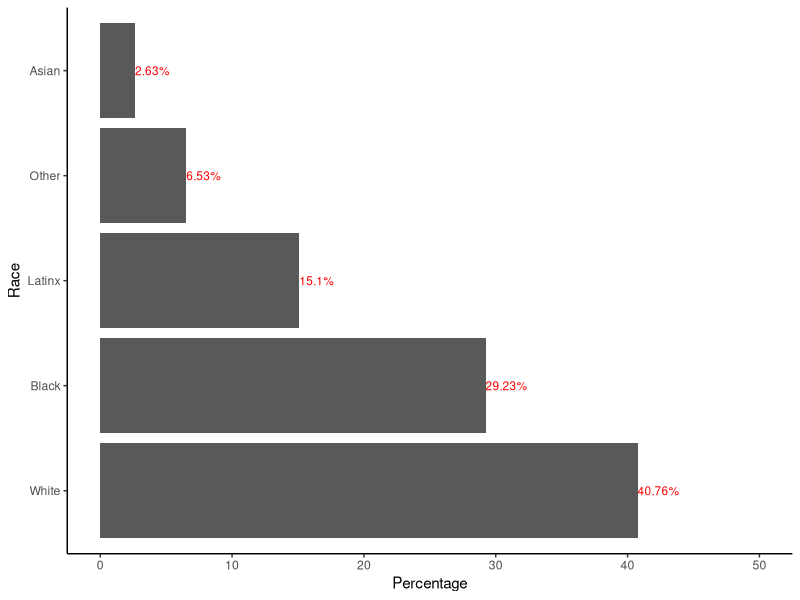
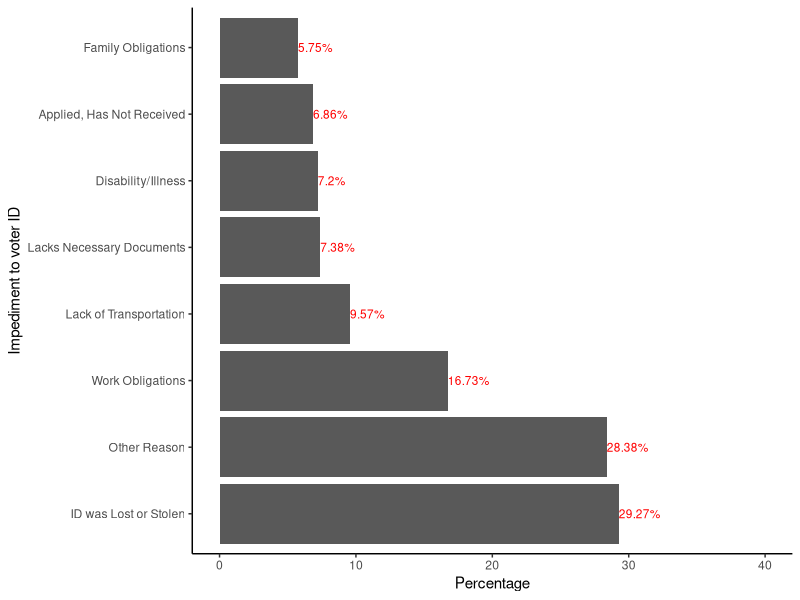
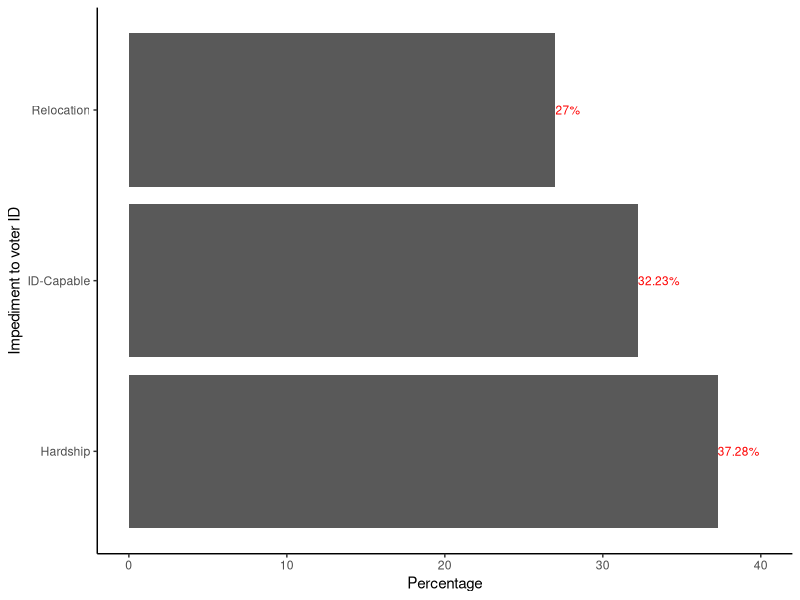
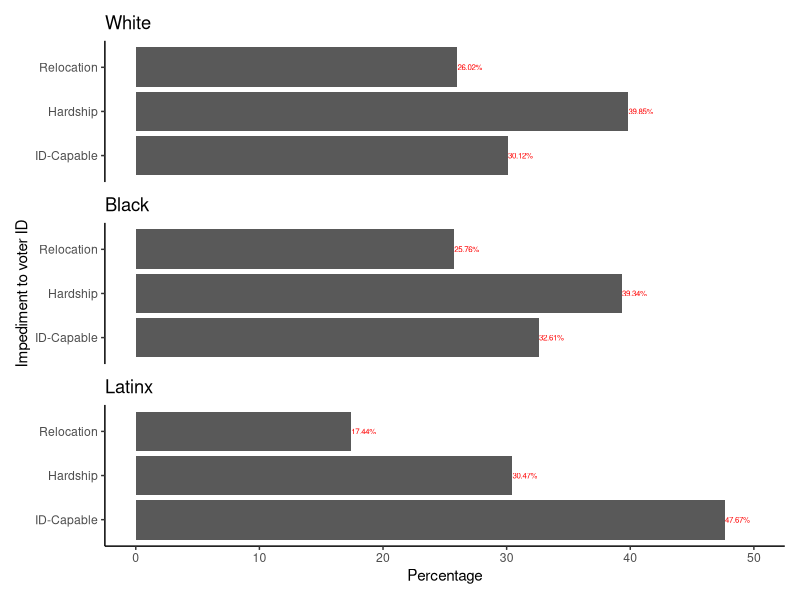
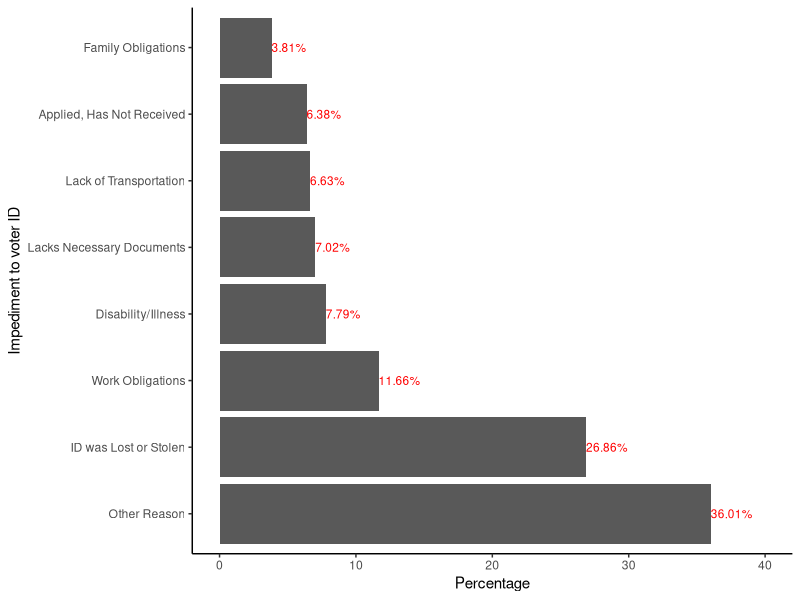
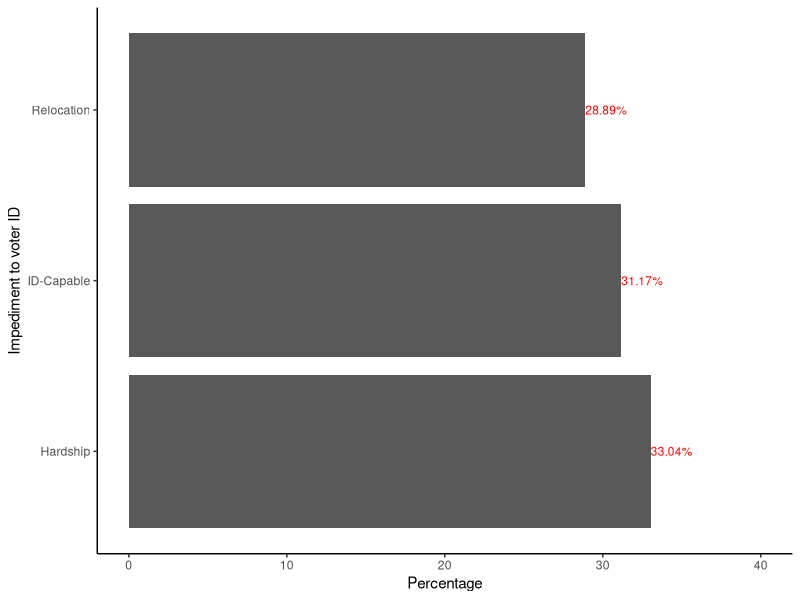
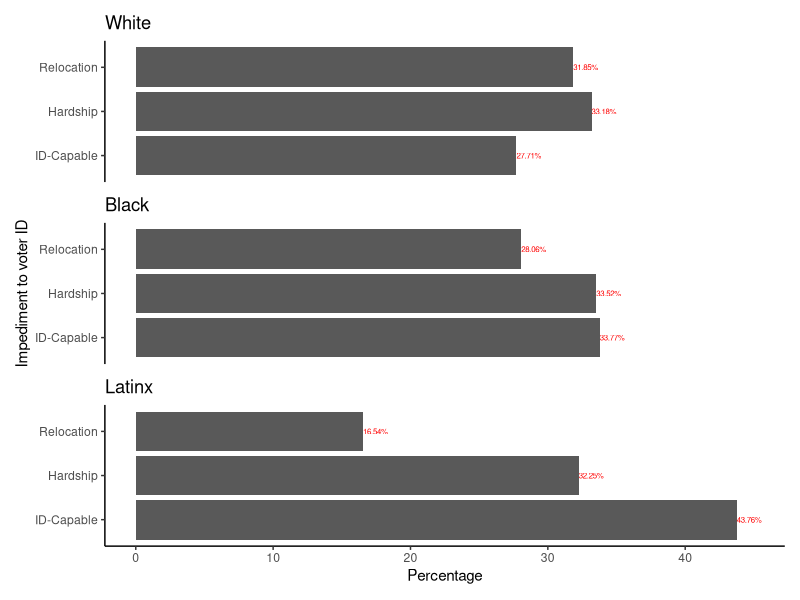

Recreate these plots in R, in order.
## ---- chunk 1
#| echo: false
#| warning: false
#| message: false

#### Preamble ####

# Purpose: Generating a report titled "Harris County, Texas residents faced several barriers to voter identification access during the 2016 United States election".
# Author: Benny Rochwerg
# Date: February 13, 2024
# Contact: 4321benny@gmail.com
# Pre-requisites: Install the tidyverse (Wickham et al. 2019), patchwork (Pedersen 2024), and here (Müller 2020) packages.
# Run the "01-download_data.R" and "02-data_cleaning.R" files.
## ---- chunk 2
#| echo: false
#| warning: false
#| message: false

#### Loading Packages ####

# install.packages("tidyverse")
# install.packages("patchwork")
# install.packages("here")
library(tidyverse)
library(patchwork)
library(here)
## ---- chunk 3
#| echo: false
#| warning: false
#| message: false

# Loading the cleaned data
reasons_data_cleaned <- read_csv(here::here("data/reproduction/reasons_data_cleaned.csv"))

# Loading the Harris County data
reasons_data_harris <- read_csv(here::here("data/reproduction/reasons_data_harris.csv"))
## ---- chunk 4
#| echo: false
#| warning: false
#| label: fig-races
#| fig-cap: "Races of Harris County, Texas RID-filers in 2016"

# Some of this code was adapted from Alexander (2023).

# Creating a table containing the races and percentages
fig_races_data <- tibble(
  race = c("White", "Black", "Latinx", "Asian", "Other"),
  percent = round((100 * c(mean(reasons_data_harris$white),
                           mean(reasons_data_harris$black),
                           mean(reasons_data_harris$latino),
                           mean(reasons_data_harris$asian),
                           mean(reasons_data_harris$other_race))), 2))

# Creating data labels to be shown on the graph
fig_races_data_labels <- paste(
  fig_races_data$percent, "%", sep = "")

# Adding the data labels to the data table
fig_races_data <- fig_races_data |>
  mutate(label = fig_races_data_labels)

# Creating the graph
fig_races <-
  ggplot(mapping = aes(x = reorder(fig_races_data$race, fig_races_data$percent,
                                   decreasing = TRUE),
                       y = fig_races_data$percent)) +
  geom_col() +
  theme_classic() +
  labs(x = "Race", y = "Percentage") +
  coord_flip() +
  # The geom_text function used to add the labels to the graph was acquired from
  # R Graphics Cookbook:
  # https://r-graphics.org/recipe-bar-graph-labels
  # The hjust argument used to align the labels was acquired from
  # Cédric Scherer's website:
  # https://www.cedricscherer.com/2021/07/05/a-quick-how-to-on-labelling-bar-graphs-in-ggplot2/
  geom_text(aes(label = fig_races_data$label),
            hjust = c(0, 0, 0, 0, 0),
            colour = "red",
            size = 3) +
  # The expand_limits function used to change the upper limit of the percent
  # axis's scale was acquired from the tidyverse ggplot2 website:
  # https://ggplot2.tidyverse.org/reference/expand_limits.html
  expand_limits(y = 50)

# Displaying the graph
fig_races
## ---- chunk 5
#| echo: false
#| warning: false
#| label: fig-impediments
#| fig-cap: "Voter ID impediments for Harris County, Texas RID-filers in 2016"

# Some of this code was adapted from Alexander (2023).

# Creating a table containing the relevant voter ID reasons and percentages
fig_impediments_data <- tibble(
  reason = c("Family Obligations", "Applied, Has Not Received",
             "Lack of Transportation", "Lacks Necessary Documents",
             "Disability/Illness", "Work Obligations",
             "ID was Lost or Stolen", "Other Reason"),
  percent = round((100 * c(mean(reasons_data_harris$family),
                    mean(reasons_data_harris$applied),
                    mean(reasons_data_harris$transport),
                    mean(reasons_data_harris$birthcert),
                    mean(reasons_data_harris$disability),
                    mean(reasons_data_harris$work),
                    mean(reasons_data_harris$lost),
                    mean(reasons_data_harris$other))), 2))

# Creating data labels to be shown on the graph
fig_impediments_data_labels <- paste(
  fig_impediments_data$percent, "%", sep = "")

# Adding the data labels to the data table
fig_impediments_data <- fig_impediments_data |>
  mutate(label = fig_impediments_data_labels)

# Creating the graph
fig_impediments <-
  ggplot(mapping = aes(x = reorder(fig_impediments_data$reason, fig_impediments_data$percent,
                                   decreasing = TRUE),
                       y = fig_impediments_data$percent)) +
  geom_col() +
  theme_classic() +
  labs(x = "Impediment to voter ID", y = "Percentage") +
  coord_flip() +
  # The geom_text function used to add the labels to the graph was acquired from
  # R Graphics Cookbook:
  # https://r-graphics.org/recipe-bar-graph-labels
  # The hjust argument used to align the labels was acquired from
  # Cédric Scherer's website:
  # https://www.cedricscherer.com/2021/07/05/a-quick-how-to-on-labelling-bar-graphs-in-ggplot2/
  geom_text(aes(label = fig_impediments_data$label),
            hjust = c(0, 0, 0, 0, 0, 0, 0, 0),
            colour = "red",
            size = 3) +
  # The expand_limits function used to change the upper limit of the percent
  # axis's scale was acquired from the tidyverse ggplot2 website:
  # https://ggplot2.tidyverse.org/reference/expand_limits.html
  expand_limits(y = 40)

# Displaying the graph
fig_impediments
## ---- chunk 6
#| echo: false
#| warning: false
#| label: fig-grouped-impediments
#| fig-cap: "Grouped voter ID impediments for Harris County, Texas RID-filers in 2016"

# Some of this code was adapted from Alexander (2023).

# Creating a table containing the relevant voter ID reasons and percentages
fig_grouped_impediments_data <- tibble(
  reason = c("Relocation", "Hardship", "ID-Capable"),
  percent = round((100 * c(mean(reasons_data_harris$relocation),
                           mean(reasons_data_harris$hardship),
                           mean(reasons_data_harris$id_capable))), 2))

# Creating data labels to be shown on the graph
fig_grouped_impediments_data_labels <- paste(
  fig_grouped_impediments_data$percent, "%", sep = "")

# Adding the data labels to the data table
fig_grouped_impediments_data <- fig_grouped_impediments_data |>
  mutate(label = fig_grouped_impediments_data_labels)

# Creating the graph
fig_grouped_impediments <-
  ggplot(mapping = aes(x = reorder(fig_grouped_impediments_data$reason, fig_grouped_impediments_data$percent,
                                   decreasing = TRUE),
                       y = fig_grouped_impediments_data$percent)) +
  geom_col() +
  theme_classic() +
  labs(x = "Impediment to voter ID", y = "Percentage") +
  coord_flip() +
  # The geom_text function used to add the labels to the graph was acquired from
  # R Graphics Cookbook:
  # https://r-graphics.org/recipe-bar-graph-labels
  # The hjust argument used to align the labels was acquired from
  # Cédric Scherer's website:
  # https://www.cedricscherer.com/2021/07/05/a-quick-how-to-on-labelling-bar-graphs-in-ggplot2/
  geom_text(aes(label = fig_grouped_impediments_data$label),
            hjust = c(0, 0, 0),
            colour = "red",
            size = 3) +
  # The expand_limits function used to change the upper limit of the percent
  # axis's scale was acquired from the tidyverse ggplot2 website:
  # https://ggplot2.tidyverse.org/reference/expand_limits.html
  expand_limits(y = 40)

# Displaying the graph
fig_grouped_impediments
## ---- chunk 7
#| echo: false
#| warning: false
#| label: fig-grouped-impediments-race
#| fig-cap: "Grouped voter ID impediments for Harris County, Texas RID-filers in 2016 by race"

# Some of this code was adapted from Alexander (2023).

# Filtering the dataset to only include entries with the race "White"
reasons_data_harris_white <- reasons_data_harris |>
  filter(race == "White")

# Creating a table containing the relevant voter ID reasons and percentages
# for the race "White"
fig_grouped_impediments_race_data_white <- tibble(
  reason = c("Relocation", "Hardship", "ID-Capable"),
  percent = round((100 * c(mean(reasons_data_harris_white$relocation),
                           mean(reasons_data_harris_white$hardship),
                           mean(reasons_data_harris_white$id_capable))), 2))

# Creating data labels to be shown on the graph for the race "White"
fig_grouped_impediments_race_data_white_labels <- paste(
  fig_grouped_impediments_race_data_white$percent, "%", sep = "")

# Adding the data labels to the data table for the race "White"
fig_grouped_impediments_race_data_white <- fig_grouped_impediments_race_data_white |>
  mutate(label = fig_grouped_impediments_race_data_white_labels)

# Creating the graph for the race "White"
fig_grouped_impediments_race_white <-
  ggplot(mapping = aes(x = fig_grouped_impediments_race_data_white$reason,
                       y = fig_grouped_impediments_race_data_white$percent)) +
  geom_col() +
  theme_classic() +
  labs(x = "Impediment to voter ID", y = "Percentage") +
  scale_x_discrete(limits = c("ID-Capable", "Hardship", "Relocation")) +
  coord_flip() +
  # The geom_text function used to add the labels to the graph was acquired from
  # R Graphics Cookbook:
  # https://r-graphics.org/recipe-bar-graph-labels
  # The hjust argument used to align the labels was acquired from
  # Cédric Scherer's website:
  # https://www.cedricscherer.com/2021/07/05/a-quick-how-to-on-labelling-bar-graphs-in-ggplot2/
  geom_text(aes(label = fig_grouped_impediments_race_data_white$label),
            hjust = c(0, 0, 0),
            colour = "red",
            size = 2) +
  ggtitle("White") +
  # The expand_limits function used to change the upper limit of the percent
  # axis's scale was acquired from the tidyverse ggplot2 website:
  # https://ggplot2.tidyverse.org/reference/expand_limits.html
  expand_limits(y = 50)

# Filtering the dataset to only include entries with the race "Black"
reasons_data_harris_black <- reasons_data_harris |>
  filter(race == "Black")

# Creating a table containing the relevant voter ID reasons and percentages
# for the race "Black"
fig_grouped_impediments_race_data_black <- tibble(
  reason = c("Relocation", "Hardship", "ID-Capable"),
  percent = round((100 * c(mean(reasons_data_harris_black$relocation),
                           mean(reasons_data_harris_black$hardship),
                           mean(reasons_data_harris_black$id_capable))), 2))

# Creating data labels to be shown on the graph for the race "Black"
fig_grouped_impediments_race_data_black_labels <- paste(
  fig_grouped_impediments_race_data_black$percent, "%", sep = "")

# Adding the data labels to the data table for the race "Black"
fig_grouped_impediments_race_data_black <- fig_grouped_impediments_race_data_black |>
  mutate(label = fig_grouped_impediments_race_data_black_labels)

# Creating the graph for the race "Black"
fig_grouped_impediments_race_black <-
  ggplot(mapping = aes(x = fig_grouped_impediments_race_data_black$reason,
                       y = fig_grouped_impediments_race_data_black$percent)) +
  geom_col() +
  theme_classic() +
  labs(x = "Impediment to voter ID", y = "Percentage") +
  scale_x_discrete(limits = c("ID-Capable", "Hardship", "Relocation")) +
  coord_flip() +
  # The geom_text function used to add the labels to the graph was acquired from
  # R Graphics Cookbook:
  # https://r-graphics.org/recipe-bar-graph-labels
  # The hjust argument used to align the labels was acquired from
  # Cédric Scherer's website:
  # https://www.cedricscherer.com/2021/07/05/a-quick-how-to-on-labelling-bar-graphs-in-ggplot2/
  geom_text(aes(label = fig_grouped_impediments_race_data_black$label),
            hjust = c(0, 0, 0),
            colour = "red",
            size = 2) +
  ggtitle("Black") +
  # The expand_limits function used to change the upper limit of the percent
  # axis's scale was acquired from the tidyverse ggplot2 website:
  # https://ggplot2.tidyverse.org/reference/expand_limits.html
  expand_limits(y = 50)

# Filtering the dataset to only include entries with the race "Latinx"
reasons_data_harris_latinx <- reasons_data_harris |>
  filter(race == "Latinx")

# Creating a table containing the relevant voter ID reasons and percentages
# for the race "Latinx"
fig_grouped_impediments_race_data_latinx <- tibble(
  reason = c("Relocation", "Hardship", "ID-Capable"),
  percent = round((100 * c(mean(reasons_data_harris_latinx$relocation),
                           mean(reasons_data_harris_latinx$hardship),
                           mean(reasons_data_harris_latinx$id_capable))), 2))

# Creating data labels to be shown on the graph for the race "Latinx"
fig_grouped_impediments_race_data_latinx_labels <- paste(
  fig_grouped_impediments_race_data_latinx$percent, "%", sep = "")

# Adding the data labels to the data table for the race "Latinx"
fig_grouped_impediments_race_data_latinx <- fig_grouped_impediments_race_data_latinx |>
  mutate(label = fig_grouped_impediments_race_data_latinx_labels)

# Creating the graph for the race "Latinx"
fig_grouped_impediments_race_latinx <-
  ggplot(mapping = aes(x = fig_grouped_impediments_race_data_latinx$reason,
                       y = fig_grouped_impediments_race_data_latinx$percent)) +
  geom_col() +
  theme_classic() +
  labs(x = "Impediment to voter ID", y = "Percentage") +
  scale_x_discrete(limits = c("ID-Capable", "Hardship", "Relocation")) +
  coord_flip() +
  # The geom_text function used to add the labels to the graph was acquired from
  # R Graphics Cookbook:
  # https://r-graphics.org/recipe-bar-graph-labels
  # The hjust argument used to align the labels was acquired from
  # Cédric Scherer's website:
  # https://www.cedricscherer.com/2021/07/05/a-quick-how-to-on-labelling-bar-graphs-in-ggplot2/
  geom_text(aes(label = fig_grouped_impediments_race_data_latinx$label),
            hjust = c(0, 0, 0),
            colour = "red",
            size = 2) +
  ggtitle("Latinx") +
  # The expand_limits function used to change the upper limit of the percent
  # axis's scale was acquired from the tidyverse ggplot2 website:
  # https://ggplot2.tidyverse.org/reference/expand_limits.html
  expand_limits(y = 50)

# Combining the graphs for the three races into one graph
fig_grouped_impediments_race <- (fig_grouped_impediments_race_white) / (fig_grouped_impediments_race_black) / (fig_grouped_impediments_race_latinx)

# Combining the axis labels on the combined graph
fig_grouped_impediments_race <- fig_grouped_impediments_race +
  plot_layout(axes = "collect")

# Displaying the graph
fig_grouped_impediments_race
## ---- chunk 8
#| echo: false
#| warning: false
#| label: fig-2
#| fig-cap: "Voter ID impediments for Texas RID-filers in 2016 (reproduction of Figure 2 from Fraga and Miller (2022))"

# Some of this code was adapted from Alexander (2023).

# Replication of Figure 2 from the paper (Fraga and Miller 2022)

# Creating a table containing the relevant voter ID reasons and percentages
figure_2_data <- tibble(
  reason = c("Family Obligations", "Applied, Has Not Received",
             "Lack of Transportation", "Lacks Necessary Documents",
             "Disability/Illness", "Work Obligations",
             "ID was Lost or Stolen", "Other Reason"),
  percent = round((100 * c(mean(reasons_data_cleaned$family),
                    mean(reasons_data_cleaned$applied),
                    mean(reasons_data_cleaned$transport),
                    mean(reasons_data_cleaned$birthcert),
                    mean(reasons_data_cleaned$disability),
                    mean(reasons_data_cleaned$work),
                    mean(reasons_data_cleaned$lost),
                    mean(reasons_data_cleaned$other))), 2))

# Creating data labels to be shown on the graph
figure_2_data_labels <- paste(
  figure_2_data$percent, "%", sep = "")

# Adding the data labels to the data table
figure_2_data <- figure_2_data |>
  mutate(label = figure_2_data_labels)

# Creating the replicated graph
figure_2_replication <-
  ggplot(mapping = aes(x = reorder(figure_2_data$reason, figure_2_data$percent,
                                   decreasing = TRUE),
                       y = figure_2_data$percent)) +
  geom_col() +
  theme_classic() +
  labs(x = "Impediment to voter ID", y = "Percentage") +
  coord_flip() +
  # The geom_text function used to add the labels to the graph was acquired from
  # R Graphics Cookbook:
  # https://r-graphics.org/recipe-bar-graph-labels
  # The hjust argument used to align the labels was acquired from
  # Cédric Scherer's website:
  # https://www.cedricscherer.com/2021/07/05/a-quick-how-to-on-labelling-bar-graphs-in-ggplot2/
  geom_text(aes(label = figure_2_data$label),
            hjust = c(0, 0, 0, 0, 0, 0, 0, 0),
            colour = "red",
            size = 3) +
  # The expand_limits function used to change the upper limit of the percent
  # axis's scale was acquired from the tidyverse ggplot2 website:
  # https://ggplot2.tidyverse.org/reference/expand_limits.html
  expand_limits(y = 40)

# Displaying the replicated graph
figure_2_replication
## ---- chunk 9
#| echo: false
#| warning: false
#| label: fig-3
#| fig-cap: "Grouped voter ID impediments for Texas RID-filers in 2016 (reproduction of Figure 3 from Fraga and Miller (2022))"

# Some of this code was adapted from Alexander (2023).

# Replication of Figure 3 from the paper (Fraga and Miller 2022)

# Creating a table containing the relevant voter ID reasons and percentages
figure_3_data <- tibble(
  reason = c("Relocation", "Hardship", "ID-Capable"),
  percent = round((100 * c(mean(reasons_data_cleaned$relocation),
                           mean(reasons_data_cleaned$hardship),
                           mean(reasons_data_cleaned$id_capable))), 2))

# Creating data labels to be shown on the graph
figure_3_data_labels <- paste(
  figure_3_data$percent, "%", sep = "")

# Adding the data labels to the data table
figure_3_data <- figure_3_data |>
  mutate(label = figure_3_data_labels)

# Creating the replicated graph
figure_3_replication <-
  ggplot(mapping = aes(x = reorder(figure_3_data$reason, figure_3_data$percent,
                                   decreasing = TRUE),
                       y = figure_3_data$percent)) +
  geom_col() +
  theme_classic() +
  labs(x = "Impediment to voter ID", y = "Percentage") +
  coord_flip() +
  # The geom_text function used to add the labels to the graph was acquired from
  # R Graphics Cookbook:
  # https://r-graphics.org/recipe-bar-graph-labels
  # The hjust argument used to align the labels was acquired from
  # Cédric Scherer's website:
  # https://www.cedricscherer.com/2021/07/05/a-quick-how-to-on-labelling-bar-graphs-in-ggplot2/
  geom_text(aes(label = figure_3_data$label),
            hjust = c(0, 0, 0),
            colour = "red",
            size = 3) +
  # The expand_limits function used to change the upper limit of the percent
  # axis's scale was acquired from the tidyverse ggplot2 website:
  # https://ggplot2.tidyverse.org/reference/expand_limits.html
  expand_limits(y = 40)

# Displaying the replicated graph
figure_3_replication
## ---- chunk 10
#| echo: false
#| warning: false
#| label: fig-a2
#| fig-cap: "Grouped voter ID impediments for Texas RID-filers in 2016 by race (reproduction of Figure A2 from Fraga and Miller (2022))"

# Some of this code was adapted from Alexander (2023).

# Replication of Figure A2 from the paper (Fraga and Miller 2022)

# Filtering the cleaned dataset to only include entries with the race "White"
reasons_data_cleaned_white <- reasons_data_cleaned |>
  filter(race == "White")

# Creating a table containing the relevant voter ID reasons and percentages
# for the race "White"
figure_a2_data_white <- tibble(
  reason = c("Relocation", "Hardship", "ID-Capable"),
  percent = round((100 * c(mean(reasons_data_cleaned_white$relocation),
                           mean(reasons_data_cleaned_white$hardship),
                           mean(reasons_data_cleaned_white$id_capable))), 2))

# Creating data labels to be shown on the graph for the race "White"
figure_a2_data_white_labels <- paste(
  figure_a2_data_white$percent, "%", sep = "")

# Adding the data labels to the data table for the race "White"
figure_a2_data_white <- figure_a2_data_white |>
  mutate(label = figure_a2_data_white_labels)

# Creating the replicated graph for the race "White"
figure_a2_white_replication <-
  ggplot(mapping = aes(x = figure_a2_data_white$reason,
                       y = figure_a2_data_white$percent)) +
  geom_col() +
  theme_classic() +
  labs(x = "Impediment to voter ID", y = "Percentage") +
  scale_x_discrete(limits = c("ID-Capable", "Hardship", "Relocation")) +
  coord_flip() +
  # The geom_text function used to add the labels to the graph was acquired from
  # R Graphics Cookbook:
  # https://r-graphics.org/recipe-bar-graph-labels
  # The hjust argument used to align the labels was acquired from
  # Cédric Scherer's website:
  # https://www.cedricscherer.com/2021/07/05/a-quick-how-to-on-labelling-bar-graphs-in-ggplot2/
  geom_text(aes(label = figure_a2_data_white$label),
            hjust = c(0, 0, 0),
            colour = "red",
            size = 2) +
  ggtitle("White") +
  # The expand_limits function used to change the upper limit of the percent
  # axis's scale was acquired from the tidyverse ggplot2 website:
  # https://ggplot2.tidyverse.org/reference/expand_limits.html
  expand_limits(y = 45)

# Filtering the cleaned dataset to only include entries with the race "Black"
reasons_data_cleaned_black <- reasons_data_cleaned |>
  filter(race == "Black")

# Creating a table containing the relevant voter ID reasons and percentages
# for the race "Black"
figure_a2_data_black <- tibble(
  reason = c("Relocation", "Hardship", "ID-Capable"),
  percent = round((100 * c(mean(reasons_data_cleaned_black$relocation),
                           mean(reasons_data_cleaned_black$hardship),
                           mean(reasons_data_cleaned_black$id_capable))), 2))

# Creating data labels to be shown on the graph for the race "Black"
figure_a2_data_black_labels <- paste(
  figure_a2_data_black$percent, "%", sep = "")

# Adding the data labels to the data table for the race "Black"
figure_a2_data_black <- figure_a2_data_black |>
  mutate(label = figure_a2_data_black_labels)

# Creating the replicated graph for the race "Black"
figure_a2_black_replication <-
  ggplot(mapping = aes(x = figure_a2_data_black$reason,
                       y = figure_a2_data_black$percent)) +
  geom_col() +
  theme_classic() +
  labs(x = "Impediment to voter ID", y = "Percentage") +
  scale_x_discrete(limits = c("ID-Capable", "Hardship", "Relocation")) +
  coord_flip() +
  # The geom_text function used to add the labels to the graph was acquired from
  # R Graphics Cookbook:
  # https://r-graphics.org/recipe-bar-graph-labels
  # The hjust argument used to align the labels was acquired from
  # Cédric Scherer's website:
  # https://www.cedricscherer.com/2021/07/05/a-quick-how-to-on-labelling-bar-graphs-in-ggplot2/
  geom_text(aes(label = figure_a2_data_black$label),
            hjust = c(0, 0, 0),
            colour = "red",
            size = 2) +
  ggtitle("Black") +
  # The expand_limits function used to change the upper limit of the percent
  # axis's scale was acquired from the tidyverse ggplot2 website:
  # https://ggplot2.tidyverse.org/reference/expand_limits.html
  expand_limits(y = 45)

# Filtering the cleaned dataset to only include entries with the race "Latinx"
reasons_data_cleaned_latinx <- reasons_data_cleaned |>
  filter(race == "Latinx")

# Creating a table containing the relevant voter ID reasons and percentages
# for the race "Latinx"
figure_a2_data_latinx <- tibble(
  reason = c("Relocation", "Hardship", "ID-Capable"),
  percent = round((100 * c(mean(reasons_data_cleaned_latinx$relocation),
                           mean(reasons_data_cleaned_latinx$hardship),
                           mean(reasons_data_cleaned_latinx$id_capable))), 2))

# Creating data labels to be shown on the graph for the race "Latinx"
figure_a2_data_latinx_labels <- paste(
  figure_a2_data_latinx$percent, "%", sep = "")

# Adding the data labels to the data table for the race "Latinx"
figure_a2_data_latinx <- figure_a2_data_latinx |>
  mutate(label = figure_a2_data_latinx_labels)

# Creating the replicated graph for the race "Latinx"
figure_a2_latinx_replication <-
  ggplot(mapping = aes(x = figure_a2_data_latinx$reason,
                       y = figure_a2_data_latinx$percent)) +
  geom_col() +
  theme_classic() +
  labs(x = "Impediment to voter ID", y = "Percentage") +
  scale_x_discrete(limits = c("ID-Capable", "Hardship", "Relocation")) +
  coord_flip() +
  # The geom_text function used to add the labels to the graph was acquired from
  # R Graphics Cookbook:
  # https://r-graphics.org/recipe-bar-graph-labels
  # The hjust argument used to align the labels was acquired from
  # Cédric Scherer's website:
  # https://www.cedricscherer.com/2021/07/05/a-quick-how-to-on-labelling-bar-graphs-in-ggplot2/
  geom_text(aes(label = figure_a2_data_latinx$label),
            hjust = c(0, 0, 0),
            colour = "red",
            size = 2) +
  ggtitle("Latinx") +
  # The expand_limits function used to change the upper limit of the percent
  # axis's scale was acquired from the tidyverse ggplot2 website:
  # https://ggplot2.tidyverse.org/reference/expand_limits.html
  expand_limits(y = 45)

# Combining the graphs for the three races into one graph
figure_a2_replication <- (figure_a2_white_replication) / (figure_a2_black_replication) / (figure_a2_latinx_replication)

# Combining the axis labels on the combined graph
figure_a2_replication <- figure_a2_replication +
  plot_layout(axes = "collect")

# Displaying the replicated graph
figure_a2_replication
